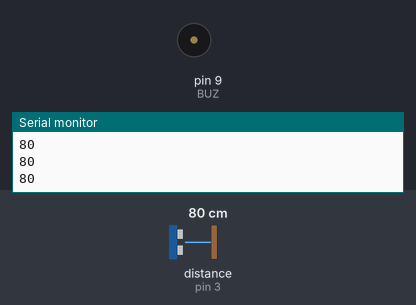
Recording of a sketch running on a simulated Arduino Uno, built with avr-gcc and run on an emulated ATmega328P. Parts: buzzer (waves = sounding), the last lines printed to the serial monitor. Wiring (inferred from the names in the program): ultrasonic range finder: trigger pin 4; echo pin 3. Inputs (shaded band) come from the test bench; at power-on: distance to the obstacle (sensor on pin 3) 80 cm. The echo pulse lasts 58.3 µs per cm.

Above: at 1.2 s.
1.3 s: distance to the obstacle (sensor on pin 3) set to 2 cm
At 1.62 s:
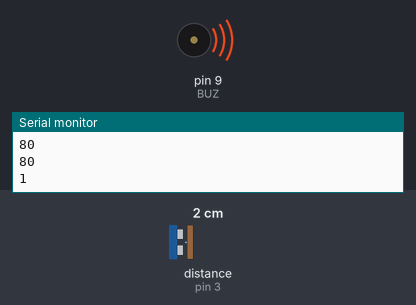
4.3 s: distance to the obstacle (sensor on pin 3) set to 18 cm
At 5.5 s:
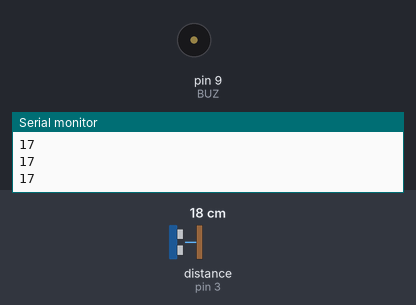
5.9 s: distance to the obstacle (sensor on pin 3) set to 4 cm
At 6.14 s:
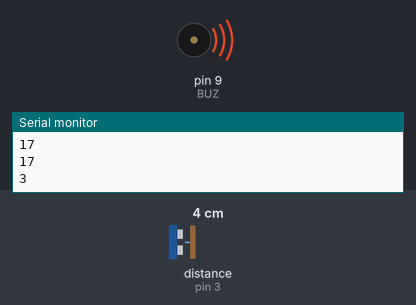
8.9 s: distance to the obstacle (sensor on pin 3) set to 35 cm
At 9.5 s:
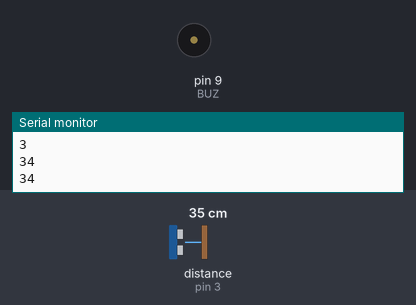
Timing chart, 0 to 11.4 s (numbered marks = the images above; inputs shaded):
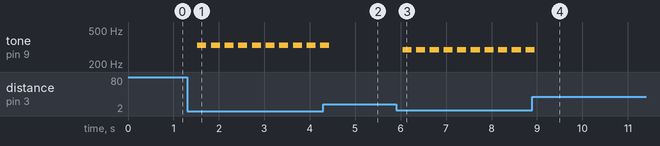

Measured:
- after the input at 1.3 s, tone on pin 9 (BUZ): alternates 330 Hz for 0.20 s and silent for 0.10 s, starting after 0.23 s
- after the input at 4.3 s, tone on pin 9 (BUZ): goes on until 4.4 s, then stays silent
- after the input at 5.9 s, tone on pin 9 (BUZ): alternates 294 Hz for 0.20 s and silent for 0.10 s, starting after 0.14 s
- after the input at 8.9 s, tone on pin 9 (BUZ): goes on until 9.0 s, then stays silent

The sketch:

AR0818_chdmavk.ino
```cpp
#define TRIG 4

#define ECHO 3

#define BUZ  9


unsigned long distance = 0;


void setup() {

  Serial.begin(9600);

  pinMode(BUZ, OUTPUT);  // 피에조 부저 출력 설정

  pinMode(TRIG, OUTPUT);  // 초음파 출력 설정

  pinMode(ECHO, INPUT);   // 초음파 입력 설정

}


void loop() {

  digitalWrite(TRIG, LOW);

  delayMicroseconds(2);

  digitalWrite(TRIG, HIGH);

  delayMicroseconds(5);

  digitalWrite(TRIG, LOW);


  distance = pulseIn(ECHO, HIGH) / 29 / 2;  // cm 단위로 변경

  Serial.println( distance );


  if (distance < 3)         // 10cm보다 가까우면...

    tone(BUZ, 330, 200);    // 330Hz(미), 시간 0.2초

  else if (distance < 5)   // 20cm보다 가까우면...

    tone(BUZ, 294, 200);    // 294Hz(레)

  else if (distance < 10)    // 30cm보다 가까우면...

    tone(BUZ, 262, 200);    // 262Hz(도)


  delay(300);

}
```
